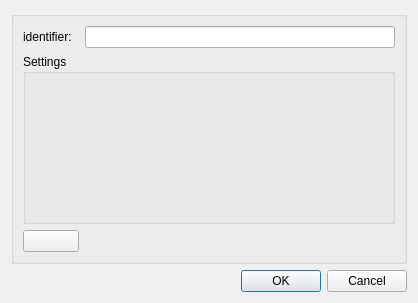
<?xml version="1.0" encoding="UTF-8"?>
<ui version="4.0">
 <class>ConfigureDialog</class>
 <widget class="QDialog" name="ConfigureDialog">
  <property name="geometry">
   <rect>
    <x>0</x>
    <y>0</y>
    <width>418</width>
    <height>303</height>
   </rect>
  </property>
  <property name="windowTitle">
   <string>Configure Step</string>
  </property>
  <layout class="QGridLayout" name="gridLayout">
   <item row="2" column="0">
    <widget class="QGroupBox" name="configGroupBox">
     <property name="title">
      <string/>
     </property>
     <layout class="QGridLayout" name="gridLayout_3">
      <item row="0" column="0">
       <widget class="QLabel" name="label0">
        <property name="text">
         <string>identifier:  </string>
        </property>
       </widget>
      </item>
      <item row="0" column="1">
       <widget class="QLineEdit" name="lineEdit0"/>
      </item>
      <item row="2" column="0">
       <widget class="QPushButton" name="pushButtonAdd">
        <property name="text">
         <string/>
        </property>
        <property name="icon">
         <iconset resource="resources.qrc">
          <normaloff>:/plotsettingsstep/images/Action-edit-add-icon.png</normaloff>:/plotsettingsstep/images/Action-edit-add-icon.png</iconset>
        </property>
       </widget>
      </item>
      <item row="2" column="1">
       <spacer name="horizontalSpacer">
        <property name="orientation">
         <enum>Qt::Horizontal</enum>
        </property>
        <property name="sizeHint" stdset="0">
         <size>
          <width>40</width>
          <height>20</height>
         </size>
        </property>
       </spacer>
      </item>
      <item row="1" column="0" colspan="2">
       <widget class="QGroupBox" name="groupBoxSettings">
        <property name="title">
         <string>Settings</string>
        </property>
        <layout class="QVBoxLayout" name="verticalLayout">
         <item>
          <spacer name="verticalSpacer">
           <property name="orientation">
            <enum>Qt::Vertical</enum>
           </property>
           <property name="sizeHint" stdset="0">
            <size>
             <width>20</width>
             <height>40</height>
            </size>
           </property>
          </spacer>
         </item>
        </layout>
       </widget>
      </item>
     </layout>
    </widget>
   </item>
   <item row="3" column="0">
    <widget class="QDialogButtonBox" name="buttonBox">
     <property name="orientation">
      <enum>Qt::Horizontal</enum>
     </property>
     <property name="standardButtons">
      <set>QDialogButtonBox::Cancel|QDialogButtonBox::Ok</set>
     </property>
    </widget>
   </item>
  </layout>
 </widget>
 <resources>
  <include location="../../../../mapclientplugins.parametersettingstep/mapclientplugins/parametersettingstep/qt/resources.qrc"/>
  <include location="resources.qrc"/>
 </resources>
 <connections>
  <connection>
   <sender>buttonBox</sender>
   <signal>accepted()</signal>
   <receiver>ConfigureDialog</receiver>
   <slot>accept()</slot>
   <hints>
    <hint type="sourcelabel">
     <x>248</x>
     <y>254</y>
    </hint>
    <hint type="destinationlabel">
     <x>157</x>
     <y>274</y>
    </hint>
   </hints>
  </connection>
  <connection>
   <sender>buttonBox</sender>
   <signal>rejected()</signal>
   <receiver>ConfigureDialog</receiver>
   <slot>reject()</slot>
   <hints>
    <hint type="sourcelabel">
     <x>316</x>
     <y>260</y>
    </hint>
    <hint type="destinationlabel">
     <x>286</x>
     <y>274</y>
    </hint>
   </hints>
  </connection>
 </connections>
</ui>
